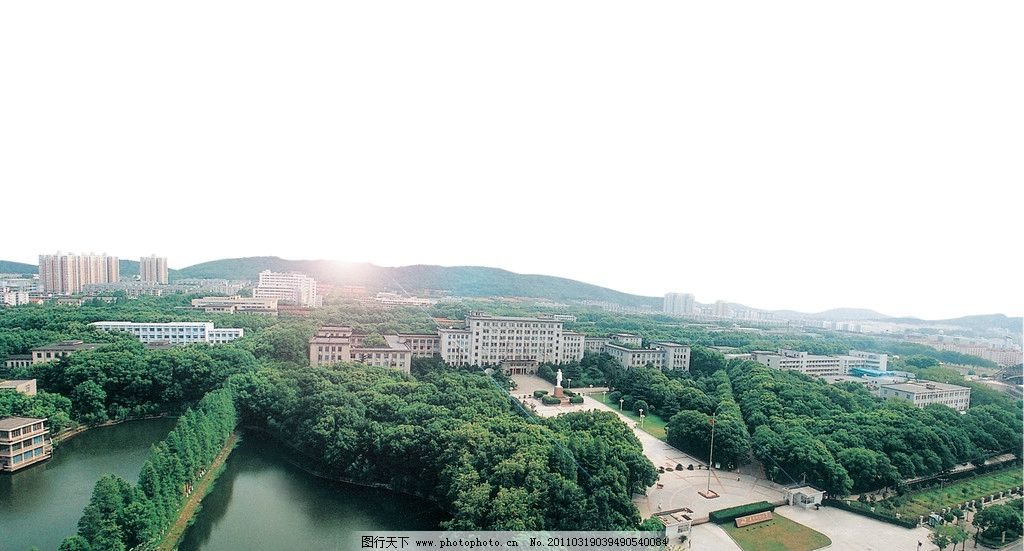
#> input picture sourses/1.jpg, 1024 x 551 px, given in place of woman.tif, which was not available
$ python sy2.py   (older library calls are emulated)
#> lines starting #> are read from the running program, lines starting #| are printed output that depends on the picture; pictures that were not available may be replaced by others from this repository, and a replacement may not be noted
# -*- coding: utf-8 -*
import cv2
import numpy as np


if __name__ == '__main__':
    drawing=False
    # 如果mode 为true 绘制矩形。按下'm' 变成绘制曲线。
    mode=1
    ix,iy = -1,-1
    # 创建回调函数
    def draw_circle(event,x,y,flags,param):
        global ix,iy,drawing,mode
        # 当按下左键是返回起始位置坐标
        if event==cv2.EVENT_LBUTTONDOWN:
            drawing=True
            ix,iy=x,y
        # 当鼠标左键按下并移动是绘制图形。event 可以查看移动，flag 查看是否按下
        elif event==cv2.EVENT_MOUSEMOVE and flags==cv2.EVENT_FLAG_LBUTTON:
            if drawing==True:
                if mode == 1:
                    cv2.rectangle(img,(ix,iy),(x,y),(0,255,0),-1)
                elif mode == 2:
                    r=int(np.sqrt((x-ix)**2+(y-iy)**2))
                    cv2.circle(img,(x,y),r,(0,0,255),-1)
                elif mode == 3:
                    cv2.line(img, (ix, iy), (x, y), (255,0,0))

        # 当鼠标松开停止绘画。
        elif event==cv2.EVENT_LBUTTONUP:
            if mode == 1:
                cv2.rectangle(img,(ix,iy),(x,y),(0,255,0),-1)
            elif mode == 2:
                cv2.circle(img,(x,y),5,(0,0,255),-1)
            elif mode == 3:
                cv2.line(img, (ix, iy), (x, y), (255,0,0))

    img=np.zeros((1024,1024,3),np.uint8)
    cv2.namedWindow('image')
    cv2.setMouseCallback('image',draw_circle)
    while(1):
        cv2.imshow('image',img)
        k=cv2.waitKey(1)&0xFF
#> (key q is pressed here)
        if k == ord('a'):
            mode = 1
        elif k == ord('s'):
            mode = 2
        elif k == ord('d'):
            mode = 3
        elif k==27:
            break
    cv2.destroyAllWindows()

#=================================
# 图像乘法
import cv2
import numpy as np
import os

flag = False

def getAddr(param):
    return os.getcwd() + '\\sourses\\' + param

if __name__ == '__main__':

    img1 = cv2.imread(getAddr('woman.tif'), 0)
#> img1: shape (551, 1024); min 0, max 255, mean 186.8

    res = cv2.multiply(img1, 1.5)
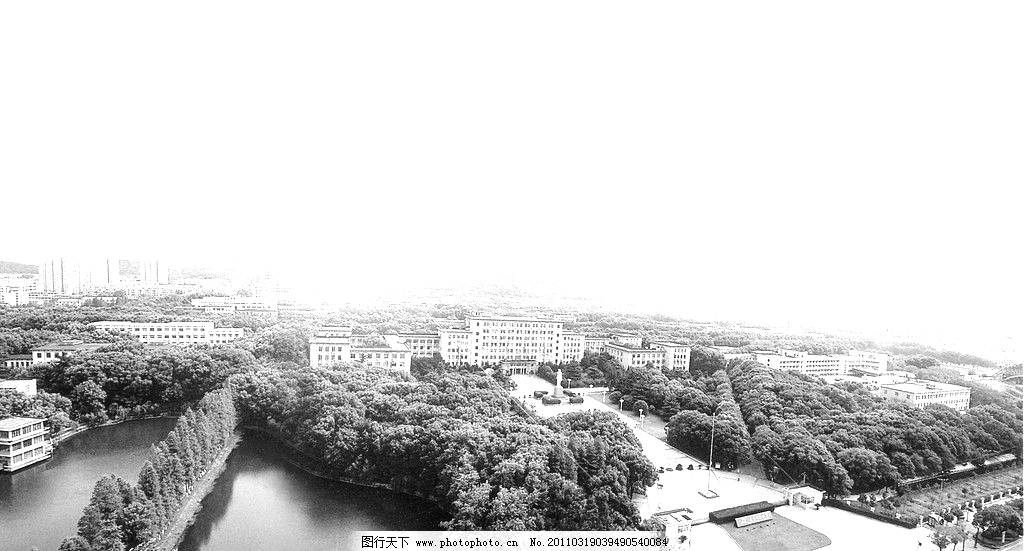
#> res: shape (551, 1024); min 0, max 255, mean 210.1

    cv2.imshow('a', img1)
    cv2.imshow('b', res)

    cv2.waitKey(0)
    cv2.destroyAllWindows()


#=================================
#图片叠加
# -*- coding: utf-8 -*
import cv2
import numpy as np
import os

flag = False

def getAddr(param):
    return os.getcwd() + '\\sourses\\' + param

if __name__ == '__main__':

    img1 = cv2.imread(getAddr('hust.jpg'))
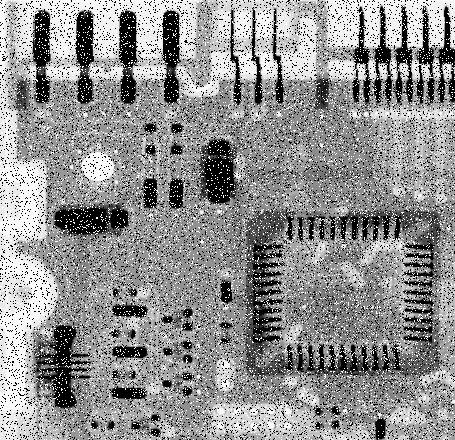
#> input picture sourses/circuit.jpg, 455 x 440 px, given in place of hust.jpg, which was not available
#> img1 is the input picture: shape (440, 455, 3); min 0, max 255, mean 144.1
    img2 = cv2.imread(getAddr('hustmark.jpg'))

    tmp = img2.shape
#> tmp = (440, 455, 3)
    img2 = cv2.resize(img2, (int(tmp[1]/2), int(tmp[0]/2)))

    rows,cols,channels = img2.shape
#> rows = 220; cols = 227; channels = 3
    rows1, cols1, channels1 = img1.shape
#> rows1 = 440; cols1 = 455; channels1 = 3
    roi = img1[0:rows, cols1-cols:cols1]
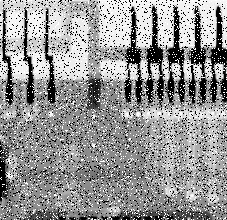
#> roi: shape (220, 227, 3); min 0, max 255, mean 148.7

    img2gray = cv2.cvtColor(img2,cv2.COLOR_BGR2GRAY)
    ret, mask_front = cv2.threshold(img2gray, 50, 255, cv2.THRESH_BINARY)
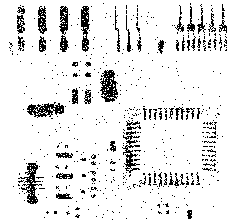
#> mask_front: shape (220, 227); 90.1% white; black in thin lines or dots
    mask_inv = cv2.bitwise_not(mask_front)
#> mask_inv: shape (220, 227); 9.9% white in thin lines or dots

    img1_bg = cv2.bitwise_and(roi,roi,mask = mask_inv)
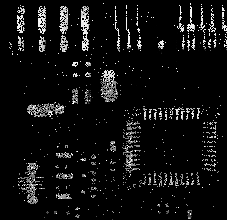
#> img1_bg: shape (220, 227, 3); min 0, max 255, mean 16

    img2_fg = cv2.bitwise_and(img2,img2,mask = mask_front)

    dst = cv2.add(img1_bg,img2_fg)
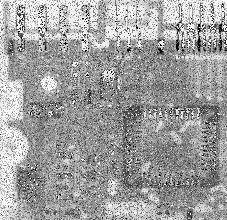
#> dst: shape (220, 227, 3); min 0, max 255, mean 158.8
    img1[0:rows, cols1-cols:cols1 ] = dst
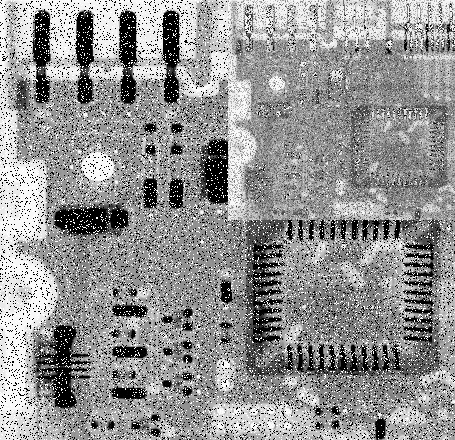
#> img1: shape (440, 455, 3); min 0, max 255, mean 146.6

    cv2.imshow('img1_bg',img1_bg)
    cv2.imshow('img2_fg',img2_fg)
    cv2.imshow('res',img1)
    cv2.waitKey(0)
    cv2.destroyAllWindows()

#> (the run stopped early here; a loop or call above may not have finished)
